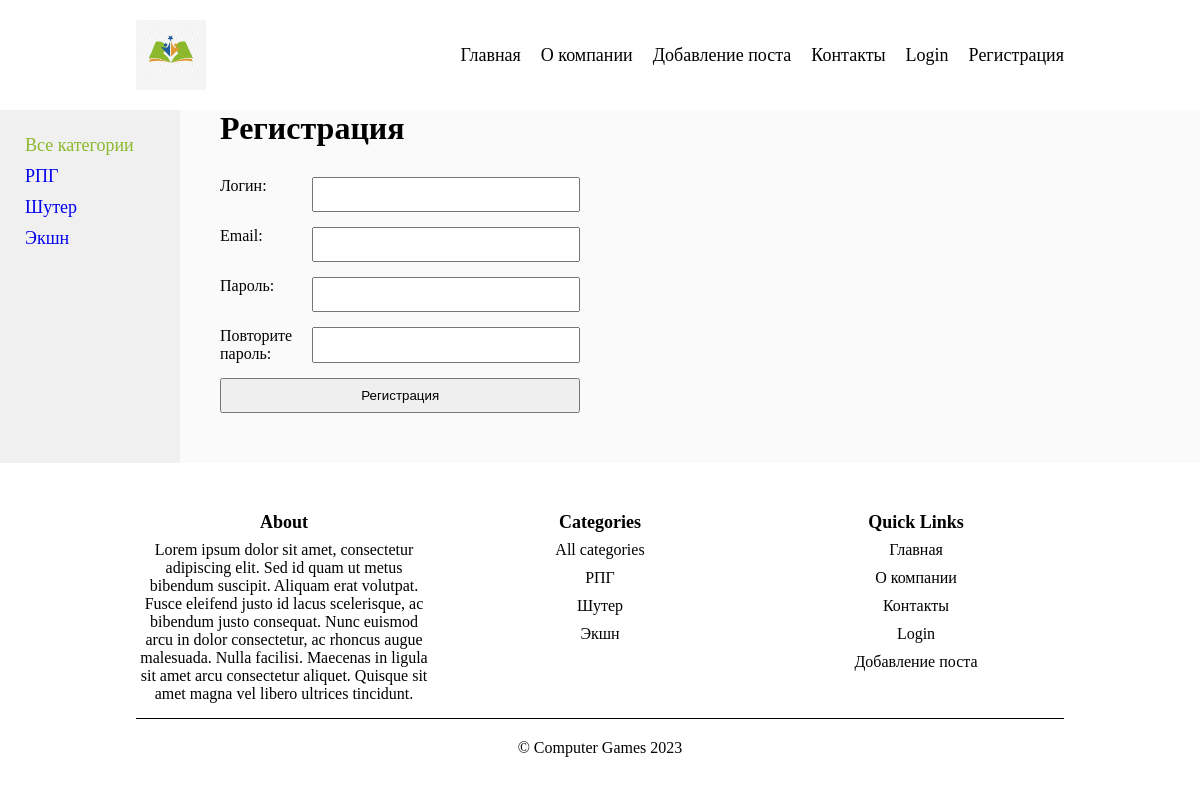
Screenshot of /register/ with the database file from the repository.
### index/models.py (models this page shows)
class Category(models.Model):
    name = models.CharField(max_length=100, db_index=True, verbose_name = 'Категория')
    slug = models.SlugField(max_length=255, db_index=True, verbose_name='URL')
    def __str__(self):
        return self.name
    def get_absolute_url(self):
        return reverse('category', kwargs={'cat_slug':self.slug})
    class Meta:
        verbose_name = 'Категория'
        verbose_name_plural = 'Категории'
        ordering = ['id']

### index/views.py (the view)
# urls.py: path('register/', RegisterUserView.as_view(), name = 'register'),
class RegisterUserView(DataMixin, CreateView):
    form_class = RegisterUserForm
    template_name = 'index/register.html'
    success_url = reverse_lazy('login')
    def get_context_data(self, *, object_list=None, **kwargs):
        context = super().get_context_data(**kwargs)
        c_def = self.get_user_context(title='Регистрация')
        return dict(list(context.items()) + list(c_def.items()))

### index/forms.py
class RegisterUserForm(UserCreationForm):
    username = forms.CharField(label='Логин', widget=forms.TextInput(attrs={'class': 'form__input'}))
    email = forms.EmailField(label='Email', widget=forms.EmailInput(attrs={'class': 'form__input'}))
    password1 = forms.CharField(label='Пароль', widget=forms.PasswordInput(attrs={'class': 'form__input'}))
    password2 = forms.CharField(label='Повторите пароль', widget=forms.PasswordInput(attrs={'class': 'form__input'}))
    class Meta:
        model = User
        fields = ('username', 'email', 'password1', 'password2')

### index/templatetags/index_tags.py (called while the page is built)
@register.simple_tag(name = 'getcats')
def get_categories(filter = None):
    if not filter:
        return Category.objects.all()
    else:
        return Category.objects.filter(pk = filter)

@register.inclusion_tag('index/list_categories.html')
def show_categories(sort = None, cat_selected = 0):
    if not sort:
        cats = Category.objects.all()
    else:
        cats = Category.objects.order_by(sort)
    return {'cats' : cats, 'cat_selected' : cat_selected}

@register.inclusion_tag('index/list_menu.html')
def show_menu():
    menu = [
        {'title': 'Главная', 'url_name': 'home'},
        {'title': 'О компании', 'url_name': 'about'},
        {'title': 'Добавление поста', 'url_name': 'addpost'},
        {'title': 'Контакты', 'url_name': 'contact'},
        {'title': 'Login', 'url_name': 'login'},
        {'title': 'Регистрация', 'url_name': 'register'}
    ]
    return {'menu':menu}

@register.inclusion_tag('index/footer.html')
def show_footer():
    menu = [
        {'title': 'Главная', 'url_name': 'home'},
        {'title': 'О компании', 'url_name': 'about'},
        {'title': 'Контакты', 'url_name': 'contact'},
        {'title': 'Login', 'url_name': 'login'},
        {'title': 'Добавление поста', 'url_name' : 'addpost'}
    ]
    about = 'Lorem ipsum dolor sit amet, consectetur adipiscing elit. Sed id quam ut metus bibendum suscipit. Aliquam erat volutpat. Fusce eleifend justo id lacus scelerisque, ac bibendum justo consequat. Nunc euismod arcu in dolor consectetur, ac rhoncus augue malesuada. Nulla facilisi. Maecenas in ligula sit amet arcu consectetur aliquet. Quisque sit amet magna vel libero ultrices tincidunt.'
    return {'menu': menu, 'about' : about}

### index/templates/index/register.html (shortened to what this page needs)
{% extends 'index/base.html' %}
{% load static %}
{% block content %}
    <h1>{{title}}</h1>
    <form method="post" class="form post__title">
        {%for field in form%}
                <div class="form__row">
                    <div class="form__input">
                        <label class="form__label" for="field.id_for_label">{{field.label}}:</label>
                        {{field}}
                    </div>
                </div>
            {% endfor %}
        <button type="submit" class="form__button">Регистрация</button>
    </form>
{% endblock %}

### index/templates/index/list_categories.html
{% for cat in cats %}
    {% if cat_selected == cat.pk %}
        <li class="selected">{{cat.name}}</li>
    {% else %}
        <li><a href="{{cat.get_absolute_url}}">{{cat.name}}</a></li>
    {% endif %}
{% endfor %}

### index/templates/index/footer.html
{% load static %}
{% load index_tags %}
<footer class="footer">
    <div class="container">
        <div class="footer__container">
            <div class="footer__column">
                <h3 class="footer__title">About</h3>
                <div>{{ about }}</div>
            </div>
            <div class="footer__column">
                <h3 class="footer__title">Categories</h3>
                <ul class="footer__menu">
                    {%getcats as cats%}
                    <li><a href="{% url 'home' %}">All categories</a></li>
                    {% for cat in cats %}
                    <li><a href="{{cat.get_absolute_url}}">{{cat.name}}</a></li>
                    {% endfor %}
                </ul>
            </div>
            <div class="footer__column">
                <h3 class="footer__title">Quick Links</h3>
                <ul class="footer__menu">
                    {% for item in menu %}
                        <li><a href="{% url item.url_name %}">{{ item.title }}</a></li>
                    {% endfor %}
                </ul>
            </div>
        </div>
        <p class="footer__copyright">&copy; Computer Games 2023</p>
    </div>
</footer>

### index/static/index/css/style.css (style rules this page uses)
html { height: 100%; scroll-behavior: smooth; }
*, *::before, *::after { padding: 0; margin: 0; box-sizing: border-box; }
ul[class], ol[class] { list-style: none; }
.container { max-width: 80%; padding: 0 16px; margin: 0 auto; }
.sidebar li { padding:5px; font-size:18px; }
.sidebar a { text-decoration: none; }
.post__title { margin-top:30px; margin-bottom:30px; }
.footer { margin-top: 30px; padding: 20px 0; text-align: center; }
.footer__container { display: grid; grid-template-columns: 1fr 1fr 1fr; gap: 20px; }
.footer__column { font-size:16px; }
.footer__title { font-size: 18px; line-height: 100%; margin-bottom:10px; }
.footer__menu li { margin-bottom: 10px; }
.footer__menu a { color: #000; text-decoration: none; transition: color 0.2s ease-in-out; }
.footer__copyright { margin-top:15px; border-top: 1px solid #000; padding: 20px 0; }
.form { display:flex; flex-direction: column; max-width:100%; gap:15px; }
.form__input { display:grid; grid-template-columns:20% 1fr; gap:20px; }
.form__input input, .form__input select { padding: 8px 16px; }
.form__button { padding: 8px 16px; }

### rows the page displays
Category: name "РПГ"
Category: name "Шутер"
Category: name "Экшн"

### other values shown
{{ item.title }} "Главная" "О компании" "Добавление поста" "Контакты" "Login" "Регистрация"
{{ title }} "Регистрация"
{{ field.label }} "Логин" "Email" "Пароль" "Повторите пароль"
{{ item.title }} "Главная" "О компании" "Контакты" "Login" "Добавление поста"
